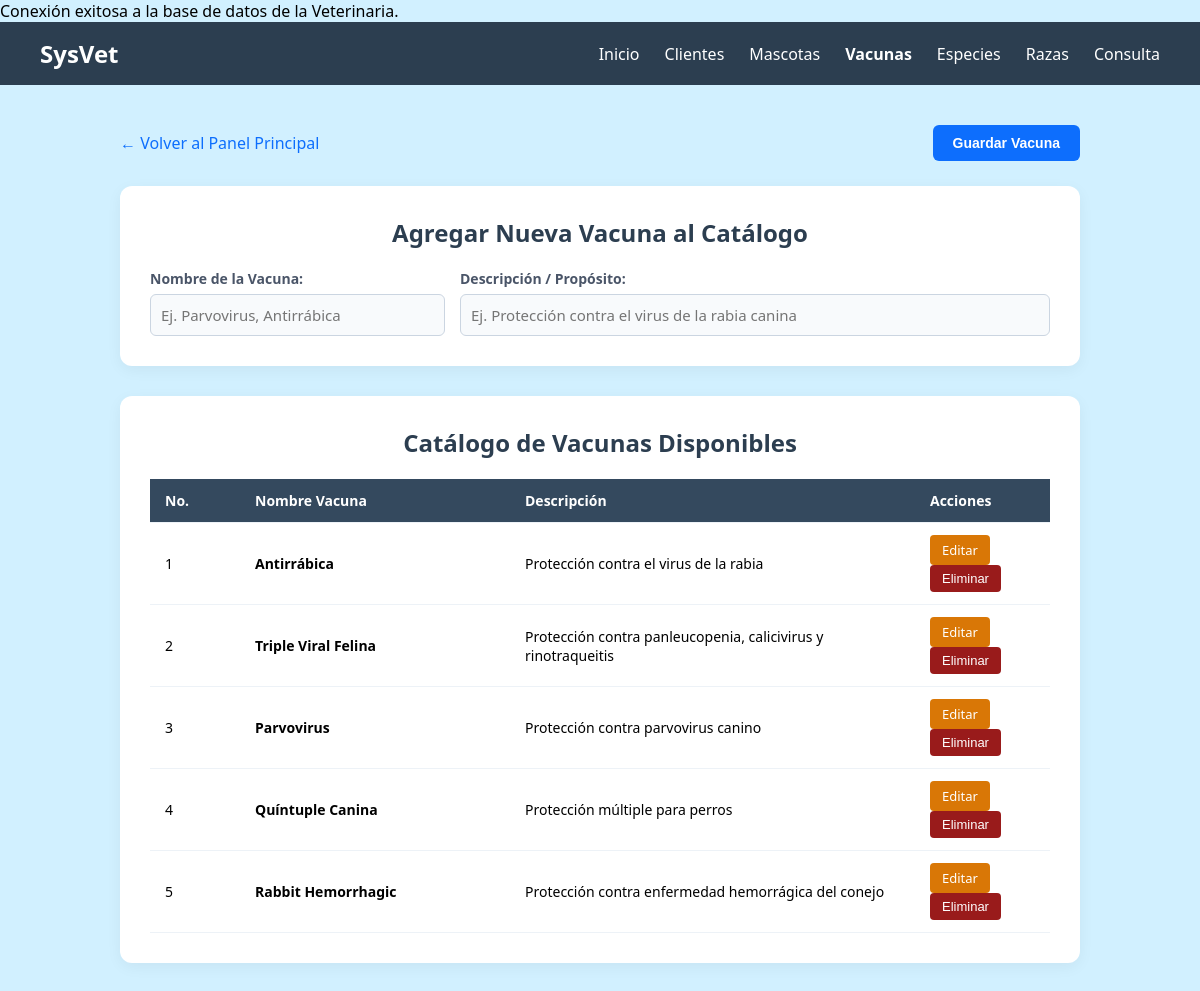
Screenshot of /vacunas.php with the database file from the repository.
### tables this page shows
CREATE TABLE VACUNA (
    id_vacuna INT NOT NULL,
    nombre VARCHAR(100) NOT NULL,
    descripcion VARCHAR(250),
    CONSTRAINT PK_VACUNA PRIMARY KEY (id_vacuna)
);

### vacunas.php (the view, shortened to what this page needs)
<?php
require_once 'conexion.php';
$vacunas = [];
try {
    $sql = "SELECT id_vacuna, nombre, descripcion FROM VACUNA ORDER BY id_vacuna ASC";
    $stmt = $pdo->query($sql);
    $vacunas = $stmt->fetchAll();
} catch (\PDOException $e) {
    die("Error al consultar vacunas: " . $e->getMessage());
}
?>
<!DOCTYPE html>
<html lang="es">
<head>
</head>
<body>
    <nav class="navbar">
        <a href="index.php" class="navbar-brand">SysVet</a>
        <ul class="navbar-menu">
            <li><a href="index.php">Inicio</a></li>
            <li><a href="clientes.php">Clientes</a></li>
            <li><a href="mascotas.php">Mascotas</a></li>
            <li><a href="vacunas.php" style="font-weight: bold;">Vacunas</a></li>
            <li><a href="especies.php">Especies</a></li>
            <li><a href="razas.php">Razas</a></li>
            <li><a href="consulta.php">Consulta</a></li>
        </ul>
    </nav>
    <div class="container">
        <div class="top-action-bar">
            <a href="index.php" class="btn-regresar">← Volver al Panel Principal</a>
            <button type="submit" form="formVacuna" class="btn-agregar">Guardar Vacuna</button>
        </div>
        <div class="card-custom">
            <h2 class="card-title">Agregar Nueva Vacuna al Catálogo</h2>
            <form action="vacunas.php" method="POST" id="formVacuna">
                <div class="form-grid">
                    <div class="form-group">
                        <label for="nombre">Nombre de la Vacuna:</label>
                        <input type="text" name="nombre" id="nombre" class="form-control" placeholder="Ej. Parvovirus, Antirrábica" autocomplete="off" required>
                    </div>
                    <div class="form-group">
                        <label for="descripcion">Descripción / Propósito:</label>
                        <input type="text" name="descripcion" id="descripcion" class="form-control" placeholder="Ej. Protección contra el virus de la rabia canina" autocomplete="off">
                    </div>
                </div>
            </form>
        </div>
        <div class="card-custom">
            <h2 class="card-title">Catálogo de Vacunas Disponibles</h2>
            <div class="table-container">
                <table>
                    <thead>
                        <tr>
                            <th style="width: 10%;">No.</th>
                            <th style="width: 30%;">Nombre Vacuna</th>
                            <th style="width: 45%;">Descripción</th>
                            <th style="width: 15%;">Acciones</th>
                        </tr>
                    </thead>
                    <tbody>
                        <?php if (!empty($vacunas)): ?>
                            <?php foreach ($vacunas as $vac): ?>
                                <tr>
                                    <td><?php echo htmlspecialchars($vac['id_vacuna']); ?></td>
                                    <td><strong><?php echo htmlspecialchars($vac['nombre']); ?></strong></td>
                                    <td><?php echo htmlspecialchars($vac['descripcion'] ?? 'Sin descripción'); ?></td>
                                    <td>
                                        <a href="editar_vacuna.php?id=<?php echo $vac['id_vacuna']; ?>" class="btn-editar">Editar</a>
                                        <button type="button" class="btn-eliminar" onclick="confirmarEliminacion(<?php echo $vac['id_vacuna']; ?>)">Eliminar</button>
                                    </td>
                                </tr>
                            <?php endforeach; ?>
                        <?php else: ?>
                            <tr>
                                <td colspan="4" style="text-align: center;">No hay vacunas dadas de alta en el sistema.</td>
                            </tr>
                        <?php endif; ?>
                    </tbody>
                </table>
            </div>
        </div>
    </div>
</body>
</html>

### vacunas.php (style rules this page uses)
* { box-sizing: border-box; margin: 0; padding: 0; }
body { background-color: #d1f0ff; font-family: 'Segoe UI', sans-serif; }
.navbar { background-color: #2c3e50; padding: 15px 40px; display: flex; justify-content: space-between; align-items: center; }
.navbar-brand { color: #ffffff; font-size: 24px; font-weight: bold; text-decoration: none; }
.navbar-menu { display: flex; list-style: none; gap: 25px; }
.navbar-menu a { color: #ffffff; text-decoration: none; font-size: 16px; }
.container { max-width: 1000px; margin: 40px auto; padding: 0 20px; }
.top-action-bar { display: flex; justify-content: space-between; align-items: center; margin-bottom: 25px; }
.btn-regresar { color: #0d6efd; text-decoration: none; font-weight: 500; }
.btn-agregar { background-color: #0d6efd; color: #ffffff; border: none; padding: 10px 20px; border-radius: 6px; font-size: 14px; font-weight: 600; cursor: pointer; transition: background 0.2s; }
.card-custom { background-color: #ffffff; border-radius: 12px; padding: 30px; margin-bottom: 30px; box-shadow: 0 4px 15px rgba(0, 0, 0, 0.05); }
.card-title { font-size: 24px; font-weight: bold; color: #2c3e50; margin-bottom: 20px; text-align: center; }
.form-grid { display: grid; grid-template-columns: 1fr 2fr; gap: 15px; }
.form-group { display: flex; flex-direction: column; }
label { display: block; font-weight: 600; color: #4a5568; margin-bottom: 6px; font-size: 14px; }
.form-control { width: 100%; padding: 10px; border: 1px solid #cbd5e1; border-radius: 6px; font-size: 15px; background-color: #f8fafc; font-family: inherit; }
.table-container { overflow-x: auto; margin-top: 10px; }
table { width: 100%; border-collapse: collapse; text-align: left; }
th, td { padding: 12px 15px; font-size: 14px; border-bottom: 1px solid #edf2f7; }
th { background-color: #34495e; color: #ffffff; font-weight: 600; }
.btn-editar { background-color: #d97706; color: #ffffff; text-decoration: none; padding: 6px 12px; border-radius: 4px; font-size: 13px; margin-right: 5px; display: inline-block; }
.btn-eliminar { background-color: #991b1b; color: #ffffff; text-decoration: none; padding: 6px 12px; border-radius: 4px; font-size: 13px; border: none; cursor: pointer; display: inline-block; }

### rows the page displays
vacuna: id_vacuna "1", nombre "Antirrábica", descripcion "Protección contra el virus de la rabia"
vacuna: id_vacuna "2", nombre "Triple Viral Felina", descripcion "Protección contra panleucopenia, calicivirus y rinotraqueitis"
vacuna: id_vacuna "3", nombre "Parvovirus", descripcion "Protección contra parvovirus canino"
vacuna: id_vacuna "4", nombre "Quíntuple Canina", descripcion "Protección múltiple para perros"
vacuna: id_vacuna "5", nombre "Rabbit Hemorrhagic", descripcion "Protección contra enfermedad hemorrágica del conejo"
